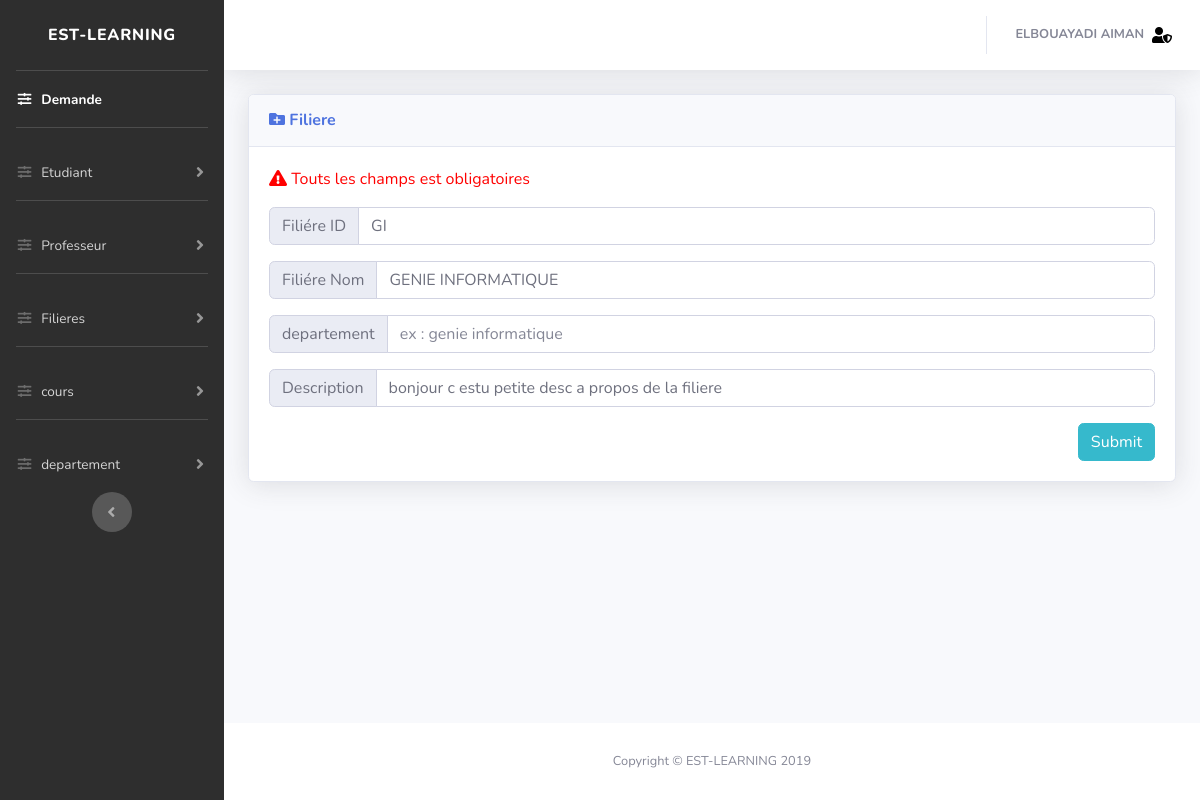
The app's page /website/dash/filieretrait.php?id=GI (signed in) with its own data.
### tables this page shows
CREATE TABLE IF NOT EXISTS `filiere` (
  `filiere_id` varchar(4) NOT NULL,
  `filiere` varchar(50) DEFAULT NULL,
  `filiere_description` mediumtext NOT NULL,
  PRIMARY KEY (`filiere_id`)
);

### website/dash/traitement/function.php (called while the page is built, shortened)
<?php
	function connecte(){
					try{
						$db = new PDO('mysql:host=localhost:3308;dbname=elearning;charset=utf8','root','');
						$db->setAttribute(PDO::ATTR_DEFAULT_FETCH_MODE, PDO::FETCH_ASSOC);
						$db->query("SET NAMES utf8mb4");
					}catch(PDOException $e){
					}
					return $db;
				}
	function PDO($query,$array){
					$db = connecte();
					$stm = $db->prepare($query);
					$i=1;
					reset($array);
					while($frt = current($array)){
							$stm->bindValue($i,$frt);
							next($array);
							$i++;
						}
					$stm->execute();
					return $stm;
	}
?>

### website/dash/filieretrait.php (the view, shortened to what this page needs)
<!DOCTYPE html>
<html lang="en">
<head>
  <link href="vendor/fontawesome-free/css/all.min.css" rel="stylesheet" type="text/css">
  <link href="css/sb-admin-2.min.css" rel="stylesheet">
  <link href="vendor/datatables/dataTables.bootstrap4.min.css" rel="stylesheet">
  <link href="css/style.css" rel="stylesheet">
</head>
  <body id="page-top">
 <?php
include("dashboard.php");
include("traitement/function.php");
if(isset($_GET['id'])){
$id = $_GET['id'];
$sql = "SELECT * FROM `filiere` WHERE filiere_id=? ";
$value = array($id);
$result = PDO($sql,$value);
    if($result->rowCount()!=0)  {
            while($row = $result->fetch())
                {
                  $nom = $row['filiere'];
                  $description = $row['filiere_description'];
                  $departement = $row['departement'];
                }
    }
}
 ?>
        <div class="container-fluid">
          <div class="card shadow mb-4">
            <div class="card-header py-3">
              <h6 class="m-0 font-weight-bold text-primary"><i class="fas fa-folder-plus"></i> Filiere</h6>
            </div>
            <div class="card-body">
              <div class="table-responsive">
                <?php
                  if(isset($_GET['id'])){
                    echo '<form action="traitement/modifyfiliere.php?id='.$id.'" method="POST" id="formajout">';
                  }else{
                    echo '<form action="traitement/addfil.php" method="POST" id="formajout">';
                  }
                ?>
                  <p class="sup2"><i class="fas fa-exclamation-triangle"></i> Touts les champs est obligatoires</p>
                <div class="input-group mb-3">
                  <div class="input-group-prepend">
                    <span class="input-group-text" id="inputGroup-sizing-default">Filiére ID</span>
                  </div>
                  <input type="text" name="filiere_id" class="form-control" placeholder="ex : GI" required="required" aria-label="Sizing example input" aria-describedby="inputGroup-sizing-default" <?php if(isset($_GET['id'])){ echo 'value= "'.$id.'"';} ?>>
              </div>
                <div class="input-group mb-3">
                  <div class="input-group-prepend">
                    <span class="input-group-text" id="inputGroup-sizing-default">Filiére Nom </span>
                  </div>
                  <input type="text" name="filiere" placeholder="Genie Informatique" class="form-control" required="required" aria-label="Sizing example input" aria-describedby="inputGroup-sizing-default" <?php if(isset($_GET['id'])){ echo 'value="'.$nom.'"'; }?>>
              </div>
              <div class="input-group mb-3">
                  <div class="input-group-prepend">
                    <span class="input-group-text" id="inputGroup-sizing-default">departement</span>
                  </div>
                  <input type="text" name="departement" class="form-control" required="required" aria-label="Sizing example input" aria-describedby="inputGroup-sizing-default" placeholder="ex : genie informatique" <?php if(isset($_GET['id'])){ echo 'value="'.$departement.'"'; }?>>
              </div>
                <div class="input-group mb-3">
                  <div class="input-group-prepend">
                    <span class="input-group-text" id="inputGroup-sizing-default">Description</span>
                  </div>
                  <input type="text" name="description" class="form-control" required="required" aria-label="Sizing example input" aria-describedby="inputGroup-sizing-default" <?php if(isset($_GET['id'])){ echo 'value="'.$description.'"'; }?>>
              </div>
              <input type="submit" name="submit" class="btn btn-info float-right">
                  </form>
              </div>
            </div>
          </div>
        </div>
      </div>
      <footer class="sticky-footer bg-white">
        <div class="container my-auto">
          <div class="copyright text-center my-auto">
            <span>Copyright &copy; EST-LEARNING 2019</span>
          </div>
        </div>
      </footer>
    </div>
  </div>
</body>
</html>

### website/dash/css/style.css (style rules this page uses)
.sup2 { color: red; }

### records on screen
filiere: filiere "GENIE INFORMATIQUE", description "bonjour c estu petite desc a propos de la filiere"

### other values on screen
$_SESSION['nom'] "ELBOUAYADI AIMAN"
